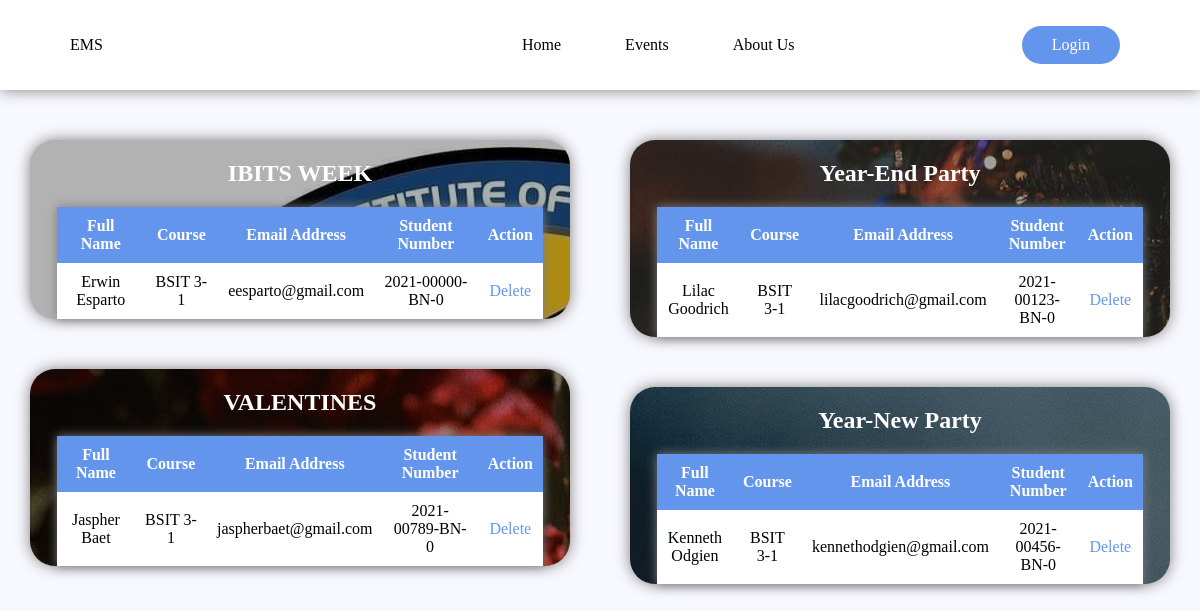
/html/participantList.php, run on the app's committed database.
### tables this page shows
CREATE TABLE `participants` (
  `participantID` int(11) NOT NULL,
  `fullName` varchar(255) NOT NULL,
  `yearCourse` varchar(255) NOT NULL,
  `emailAddress` varchar(255) NOT NULL,
  `studentNumber` varchar(255) NOT NULL,
  `eventReg` varchar(255) NOT NULL
);

### html/participantList.php (the view, shortened to what this page needs)
<!DOCTYPE html>
<html lang="en">
<head>
    <link rel="stylesheet" href="../css/participantList.css">
</head>
<body>
    <?php
        $DBHost = "localhost";
        $DBUser = "root";
        $DBPass = "";
        $DBName = "eventsdb";
        $conn = mysqli_connect($DBHost, $DBUser, $DBPass, $DBName);
        $loggedIn = $_SESSION['loggedIn'] ?? false;
        $getIBITSParticipants = "SELECT * FROM participants WHERE eventReg='IBITS Week';";
        $IBITSparticipants = mysqli_query($conn, $getIBITSParticipants);
        $getValentinesParticipants = "SELECT * FROM participants WHERE eventReg='Valentines';";
        $Valentinesparticipants = mysqli_query($conn, $getValentinesParticipants);
        $getYearEndParticipants = "SELECT * FROM participants WHERE eventReg='Year-End Party';";
        $YearEndparticipants = mysqli_query($conn, $getYearEndParticipants);
        $getYearNewParticipants = "SELECT * FROM participants WHERE eventReg='Year-New Party';";
        $YearNewparticipants = mysqli_query($conn, $getYearNewParticipants);
    ?>
    <header>
        <div class="logo">
            <p> EMS </p>
        </div>
        <nav>
            <div class="navigation">
                <a href="home.php"> Home </a>
                <a href="events.php"> Events </a>
                <a href="aboutUs.php"> About Us </a>
            </div>
            <?php
                if ($loggedIn == true){
                    echo '
                    <div class="adminLogged">
                        <a class="active" href="#"> Participant List </a>
                        <a class="btnLogin" href="profile.php"> Profile </a>
                        <a href="logout.php"> Logout </a>
                    </div>
                    ';
                }
                else {
                    echo '<a class="btnLogin" href="login.php"> Login </a>';
                }
            ?>
        </nav>
    </header>
    <main>
        <section class="top">
            <section class="event IBITS">
                <div class="table">
                    <h2> IBITS WEEK </h2>
                    <table class="participants">
                        <thead>
                            <tr class="category">
                                <th>Full Name</th>
                                <th>Course</th>
                                <th>Email Address</th>
                                <th>Student Number</th>
                                <th>Action</th>
                            </tr>
                        </thead>
                        <tbody>
                        <?php
                            $rownum = mysqli_num_rows($IBITSparticipants);
                            if($rownum>0){
                                while ($participants = mysqli_fetch_assoc($IBITSparticipants)){
                                    echo "
                                    <tr class='choice'>
                                        <td>".$participants['fullName']."</td>
                                        <td>".$participants['yearCourse']."</td>
                                        <td>".$participants['emailAddress']."</td>
                                        <td>".$participants['studentNumber']."</td>
                                        <td>
                                            <a href='participantList.php?participantID=".$participants['participantID']."'> Delete </a>
                                        </td>
                                    </tr>";
                                }
                            }
                        ?>
                        </tbody>
                    </table>
                </div>
            </section>
            <section class="event valentines">
                <div class="table">
                    <h2> VALENTINES </h2>
                    <table class="participants">
                        <thead>
                            <tr class="category">
                                <th>Full Name</th>
                                <th>Course</th>
                                <th>Email Address</th>
                                <th>Student Number</th>
                                <th>Action</th>
                            </tr>
                        </thead>
                        <tbody>
                        <?php
                            $rownum = mysqli_num_rows($Valentinesparticipants);
                            if($rownum>0){
                                while ($participants = mysqli_fetch_assoc($Valentinesparticipants)){
                                    echo "
                                    <tr class='choice'>
                                        <td>".$participants['fullName']."</td>
                                        <td>".$participants['yearCourse']."</td>
                                        <td>".$participants['emailAddress']."</td>
                                        <td>".$participants['studentNumber']."</td>
                                        <td>
                                            <a href='participantList.php?participantID=".$participants['participantID']."'> Delete </a>
                                        </td>
                                    </tr>";
                                }
                            }
                        ?>
                        </tbody>
                    </table>
                </div>
            </section>
        </section>
        <section class="bottom">
            <section class="event yearend">
                <div class="table">
                    <h2> Year-End Party </h2>
                    <table class="participants">
                        <thead>
                            <tr class="category">
                                <th>Full Name</th>
                                <th>Course</th>
                                <th>Email Address</th>
                                <th>Student Number</th>
                                <th>Action</th>
                            </tr>
                        </thead>
                        <tbody>
                        <?php
                            $rownum = mysqli_num_rows($YearEndparticipants);
                            if($rownum>0){
                                while ($participants = mysqli_fetch_assoc($YearEndparticipants)){
                                    echo "
                                    <tr class='choice'>
                                        <td>".$participants['fullName']."</td>
                                        <td>".$participants['yearCourse']."</td>
                                        <td>".$participants['emailAddress']."</td>
                                        <td>".$participants['studentNumber']."</td>
                                        <td>
                                            <a href='participantList.php?participantID=".$participants['participantID']."'> Delete </a>
                                        </td>
                                    </tr>";
                                }
                            }
                        ?>
                        </tbody>
                    </table>
                </div>
            </section>
            <section class="event yearnew">
                <div class="table">
                    <h2> Year-New Party </h2>
                    <table class="participants">
                        <thead>
                            <tr class="category">
                                <th>Full Name</th>
                                <th>Course</th>
                                <th>Email Address</th>
                                <th>Student Number</th>
                                <th>Action</th>
                            </tr>
                        </thead>
                        <tbody>
                        <?php
                            $rownum = mysqli_num_rows($YearNewparticipants);
                            if($rownum>0){
                                while ($participants = mysqli_fetch_assoc($YearNewparticipants)){
                                    echo "
                                    <tr class='choice'>
                                        <td>".$participants['fullName']."</td>
                                        <td>".$participants['yearCourse']."</td>
                                        <td>".$participants['emailAddress']."</td>
                                        <td>".$participants['studentNumber']."</td>
                                        <td>
                                            <a href='participantList.php?participantID=".$participants['participantID']."'> Delete </a>
                                        </td>
                                    </tr>";
                                }
                            }
                        ?>
                        </tbody>
                    </table>
                </div>
            </section>
        </section>
    </main>
</body>
</html>

### css/participantList.css (style rules this page uses)
body { background-color: ghostwhite; font-family: "Century Gothic"; margin: 0; padding: 0; }
header { display: flex; justify-content: space-between; align-items: center; padding: 20px; background-color: white; box-shadow: 0 0 15px gray; }
nav { display: flex; align-items: center; justify-content: space-between; width: 55%; }
nav, .logo { margin: 0 50px; }
main { display: flex; flex-direction: row; padding: 0; margin: 0; }
main section.top, main section.bottom { display: flex; flex-direction: column; color: black; align-items: center; width: 100%; margin: 0; box-sizing: border-box; }
.table { display: flex; justify-content: center; flex-direction: column; align-items: center; width: 100%; }
.table h2 { color: white; }
.table table { width: 90%; border-collapse: collapse; box-shadow: 0px 0px 10px gray; }
.table table th, .table table td { background-color: white; padding: 10px; text-align: center; }
.table table th { background-color: cornflowerblue; color: white; }
.IBITS { background-image: linear-gradient(rgb(0,0,0,0.3), rgb(0,0,0,0.3)), url("../images/ibits.jpg"); }
.valentines { background-image: linear-gradient(rgb(0,0,0,0.3), rgb(0,0,0,0.3)), url("../images/valentines.jpg"); }
.yearend { background-image: linear-gradient(rgb(0,0,0,0.3), rgb(0,0,0,0.3)), url("../images/yearend.jpg"); }
.yearnew { background-image: linear-gradient(rgb(0,0,0,0.3), rgb(0,0,0,0.3)), url("../images/yearnew.jpg"); }

### data on the page
participants: fullName "Erwin Esparto", yearCourse "BSIT 3-1", emailAddress "eesparto@gmail.com", studentNumber "2021-00000-BN-0"
participants: fullName "Jaspher Baet", yearCourse "BSIT 3-1", emailAddress "jaspherbaet@gmail.com", studentNumber "2021-00789-BN-0"
participants: fullName "Lilac Goodrich", yearCourse "BSIT 3-1", emailAddress "lilacgoodrich@gmail.com", studentNumber "2021-00123-BN-0"
participants: fullName "Kenneth Odgien", yearCourse "BSIT 3-1", emailAddress "kennethodgien@gmail.com", studentNumber "2021-00456-BN-0"
